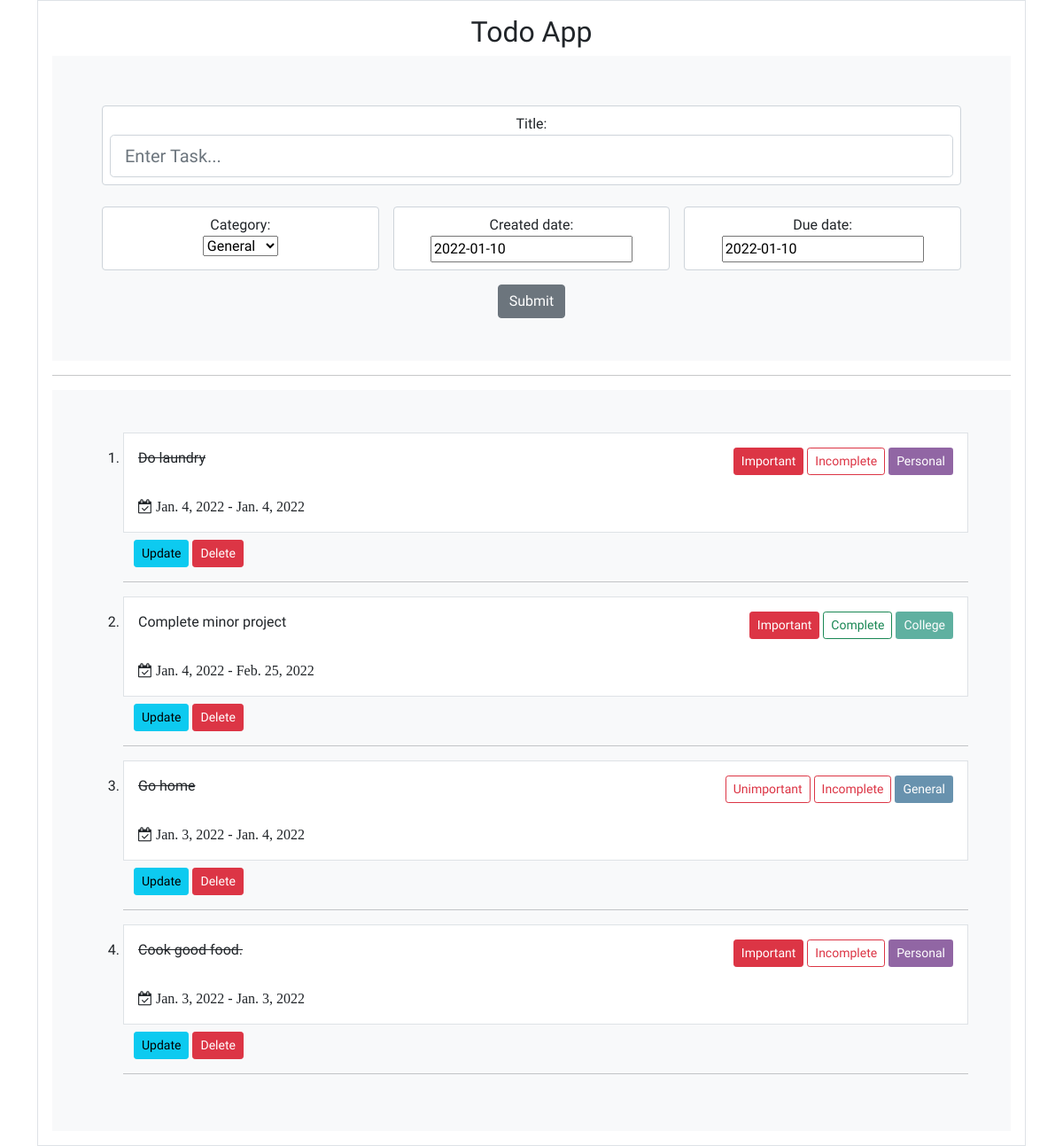
The page / on the database its author committed.
### todolist/models.py (models this page shows, shortened)
class TodoList(models.Model):
    title = models.CharField(max_length=300)
    created = models.DateField(default=timezone.now().strftime("%Y-%m-%d"))
    dueDate = models.DateField(default=timezone.now().strftime("%Y-%m-%d"))
    completed = models.BooleanField(default=False)
    important = models.BooleanField(default=False)
    category = models.ForeignKey(Category, default="General", on_delete=models.CASCADE)
    class Meta:
        ordering = ["-created"]

class Category(models.Model):
    name = models.CharField(max_length=100)
    class Meta:
        verbose_name = ("Category")
        verbose_name_plural = ("Categories")
    def __str__(self):
        return self.name

### todolist/views.py (the view)
# urls.py: path('', views.index, name="index"),
def index(request):
    form = TodoListForm()
    if request.method == "POST":
        form = TodoListForm(request.POST)
        if form.is_valid():
            form.save()
            return redirect("index")
    todos = TodoList.objects.all()
    context = {
        "todo_form": form,
        "todos": todos,
    }
    return render(request, "todolist/index.html", context)

### todolist/forms.py
class TodoListForm(forms.ModelForm):
    class Meta:
        model = TodoList
        fields = "__all__"
    title = forms.CharField(
        widget=forms.TextInput(
            attrs={
                "class": "form-control form-control-lg",
                "placeholder": "Enter Task...",
            }
        ),
    )

### todolist/templates/todolist/index.html (shortened to what this page needs)
{% extends 'todolist/base.html' %} {% block content %}
<div class="container p-3 border">
  <h2 class="text-center">Todo App</h2>
  <div class="container bg-light p-5 text-center">
    <form method="post">
      <div class="container text-center">
        <div class="row">
          <div class="col form-control m-2 p-2">Title: {{todo_form.title}}</div>
          <br />
        </div>
        <div class="row mt-2">
          <div class="col form-control m-2 p-2">
            Category: <br />
            {{todo_form.category}}
          </div>
          <div class="col form-control m-2 p-2">
            Created date: {{todo_form.created}}
          </div>
          <div class="col form-control m-2 p-2">
            Due date: <br />
            {{todo_form.dueDate}}
          </div>
          <br />
        </div>
      </div>
      <button type="submit" class="btn btn-secondary mt-2">Submit</button>
    </form>
  </div>
  <hr />
  <div class="container p-5 bg-light">
    <ol>
      {% for todo in todos %}
      <li>
        {% if todo.important == False %}
        <div class="container border bg-white p-3">
          {% if todo.completed == True %}
          <div class="d-flex justify-content-between">
            <strike>{{todo.title}}</strike>
            <div>
              <a
                class="btn btn-outline-danger btn-sm"
                href="{% url 'important' todo.id %}"
                >Unimportant</a
              >
              <a
                class="btn btn-outline-danger btn-sm"
                href="{% url 'completed' todo.id %}"
                >Incomplete</a
              >
              <button
                disabled="disabled"
                class="btn btn-sm btn-{{todo.category}}"
              >
                {{todo.category}}
              </button>
            </div>
          </div>
          <br />
          <i class="fa fa-calendar-check-o">
            {{todo.created}} - {{todo.dueDate}}
          </i>
          {% endif %}
        </div>
        {% else %}
        <div class="container border bg-white p-3">
          {% if todo.completed == True %}
          <div class="d-flex justify-content-between">
            <strike>{{todo.title}}</strike>
            <div>
              <a
                class="btn btn-danger btn-sm"
                href="{% url 'important' todo.id %}"
                >Important</a
              >
              <a
                class="btn btn-outline-danger btn-sm"
                href="{% url 'completed' todo.id %}"
                >Incomplete</a
              >
              <button
                disabled="disabled"
                class="btn btn-sm btn-{{todo.category}}"
              >
                {{todo.category}}
              </button>
            </div>
          </div>
          <br />
          <i class="fa fa-calendar-check-o">
            {{todo.created}} - {{todo.dueDate}}
          </i>
          {% else %}
          <div class="d-flex justify-content-between">
            {{todo.title}}
            <div>
              <a
                class="btn btn-danger btn-sm"
                href="{% url 'important' todo.id %}"
                >Important</a
              >
              <a
                class="btn btn-outline-success btn-sm"
                href="{% url 'completed' todo.id %}"
                >Complete</a
              >
              <button
                disabled="disabled"
                class="btn btn-sm btn-{{todo.category}}"
              >
                {{todo.category}}
              </button>
            </div>
          </div>
          <br />
          <i class="fa fa-calendar-check-o">
            {{todo.created}} - {{todo.dueDate}}
          </i>
          {% endif %}
        </div>
        {% endif %}
        <div class="container mt-2">
          <a class="btn btn-sm btn-info" href="{% url 'update' todo.id %}"
            >Update</a
          >
          <a class="btn btn-sm btn-danger" href="{% url 'delete' todo.id %}"
            >Delete</a
          >
        </div>
      </li>
      <hr />
      {% endfor %}
    </ol>
  </div>
</div>
{% endblock content %}

### todolist/templates/todolist/base.html (shortened to what this page needs)
<!DOCTYPE html>
<html lang="en">
  <head>
    <link
      href="https://cdn.jsdelivr.net/npm/bootstrap@5.0.2/dist/css/bootstrap.min.css"
      rel="stylesheet"
    />
    <link
      rel="stylesheet"
      href="https://cdnjs.cloudflare.com/ajax/libs/font-awesome/4.7.0/css/font-awesome.min.css"
    />
  </head>
  <body>
    <div class="container" style="font-family: 'Luxurious Roman', cursive">
      {% block content %} {% endblock content %}
    </div>
  </body>
</html>

### todolist/templates/todolist/base.html (style rules this page uses)
.btn-General { background: #195883; color: white; }
.btn-Personal { background: #571574; color: white; }
.btn-College { background: #0b866e; color: white; }

### rows shown on the page
TodoList: title "Do laundry", category "Personal", created "Jan. 4, 2022", dueDate "Jan. 4, 2022"
TodoList: title "Complete minor project", category "College", created "Jan. 4, 2022", dueDate "Feb. 25, 2022"
TodoList: title "Go home", category "General", created "Jan. 3, 2022", dueDate "Jan. 4, 2022"
TodoList: title "Cook good food.", category "Personal", created "Jan. 3, 2022", dueDate "Jan. 3, 2022"
